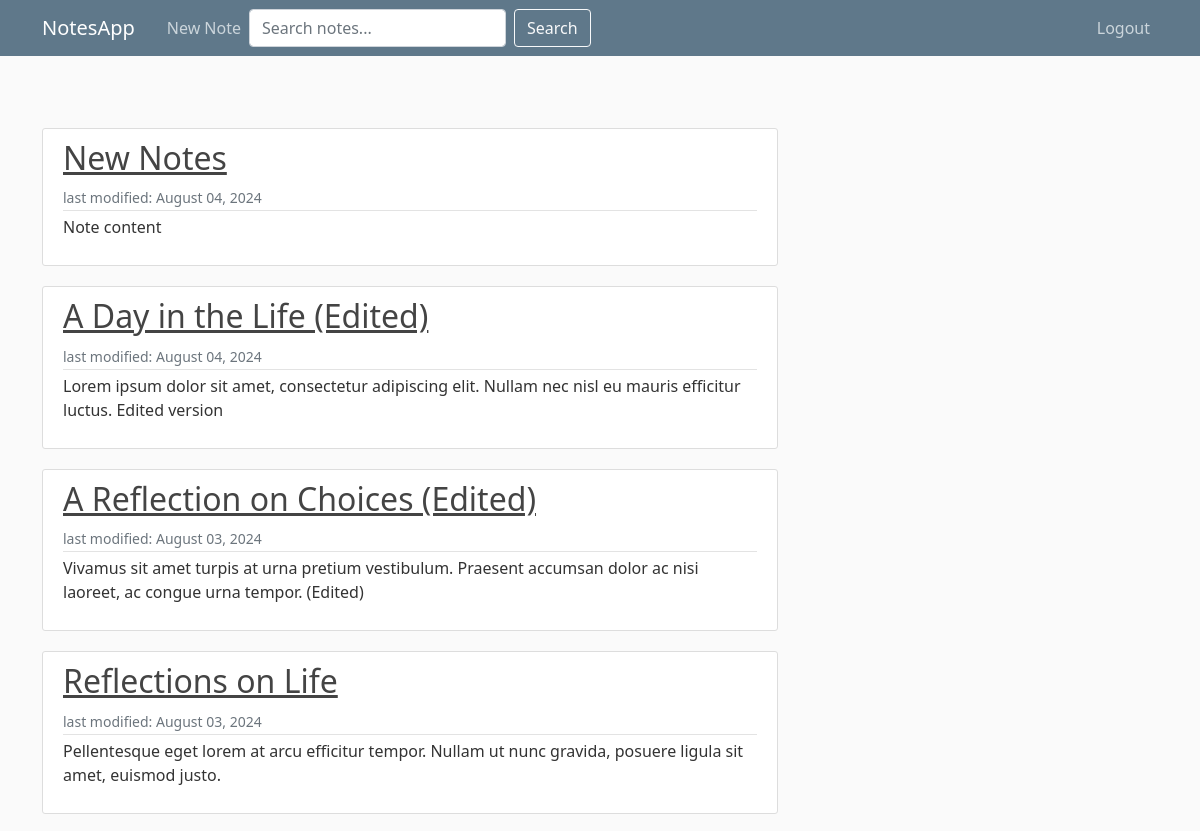
The app's page / (signed in, upper part), older data.
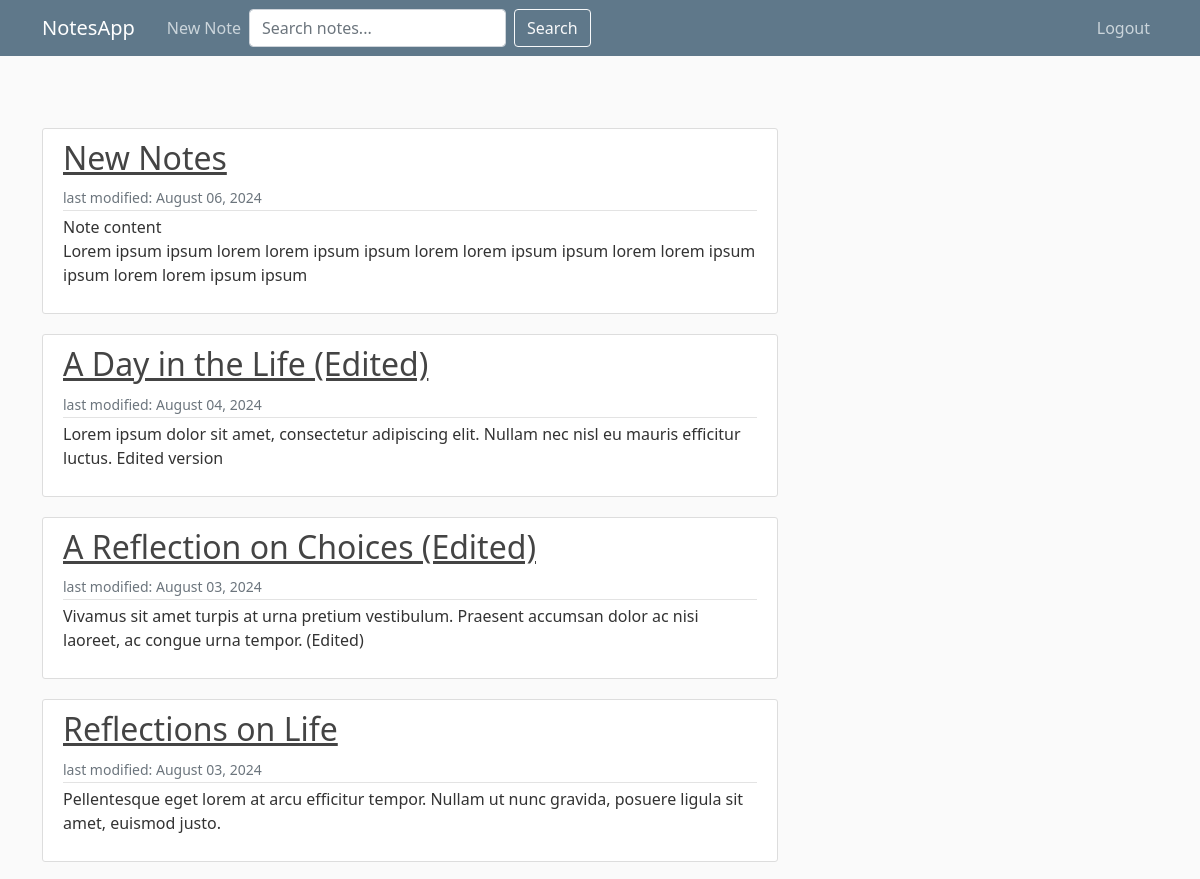
The same page, newer data.
### document/models.py (models this page shows, shortened)
class Note(models.Model):
    title = models.CharField(max_length=255)
    author = models.ForeignKey(User, on_delete=models.CASCADE, null=False)
    content = models.TextField(blank=True, null=True)
    created_at = models.DateTimeField(auto_now_add=True)
    modified_at = models.DateTimeField(auto_now=True)
    def __str__(self):
        return self.title
    class Meta:
        ordering = ('-modified_at',)

### document/views.py (the view)
# urls.py: path('', NoteListView.as_view(), name='note-list'),
class NoteListView(LoginRequiredMixin, ListView):
    model = Note
    template_name = 'document/note_home.html'
    context_object_name = 'notes'
    ordering = ['-modified_at']
    def get_queryset(self):
        return Note.objects.filter(author=self.request.user)

### document/templates/document/note_home.html (shortened to what this page needs)
{% extends "document/base.html" %}
{% block content %}
    {% for note in notes %}
        <article class="media content-section">
            <div class="media-body">
                <h2><a class="article-title" href="{% url 'note-detail' note.pk %}">{{ note.title }}</a></h2>
                <div class="article-metadata">
                    <small class="text-muted">last modified: {{ note.modified_at|date:"F d, Y" }}</small>
                </div>
                <p class="article-content">{{ note.content }}</p>
            </div>
        </article>
    {% endfor %}
{% endblock content%}
{% block scripts %}
                box.innerHTML += `<b>${note['name']}</b><br>`
{% endblock scripts %}

### document/templates/document/base.html (shortened to what this page needs)
{% load static %}
<!DOCTYPE html>
<html data-bs-theme="light">
<head>
    <link href="https://cdn.jsdelivr.net/npm/bootstrap@5.0.2/dist/css/bootstrap.min.css" rel="stylesheet">
    <link rel="stylesheet" type="text/css" href="{% static 'document/main.css' %}">
</head>
<body>
    <header class="site-header">
        <nav class="navbar navbar-expand-md navbar-dark bg-steel fixed-top">
            <div class="container">
                <a href="{% url 'note-list' %}" class="navbar-brand me-4">NotesApp</a>
                <div class="collapse navbar-collapse" id="navbarToggle">
                    <div class="navbar-nav me-auto">
                        <a class="nav-item nav-link" href="{% url 'note-create' %}">New Note</a>
                    </div>
                    <form class="d-flex">
                        <input class="form-control me-2" id="search_here" type="search" placeholder="Search notes..." aria-label="Search">
                        <button class="btn btn-outline-light" type="submit">Search</button>
                    </form>
                    <div class="navbar-nav">
                        <a class="nav-item nav-link" href="{% url 'logout' %}">Logout</a>
                    </div>
                </div>
            </div>
        </nav>
    </header>
    <main role="main" class="container mt-5 pt-5">
        <div class="row">
            <div class="col-md-8">
                {% block content %}{% endblock %}
            </div>
        </div>
    </main>
    {% block scripts %}{% endblock scripts %}
</body>
</html>

### document/static/document/main.css (style rules this page uses)
body { background: #fafafa; color: #333333; margin-top: 5rem; }
h1, h2, h3, h4, h5, h6 { color: #444444; }
.bg-steel { background-color: #5f788a; }
.site-header .navbar-nav .nav-link { color: #cbd5db; }
.content-section { background: #ffffff; padding: 10px 20px; border: 1px solid #dddddd; border-radius: 3px; margin-bottom: 20px; }
.article-title { color: #444444; }
.article-content { white-space: pre-line; }
.article-metadata { padding-bottom: 1px; margin-bottom: 4px; border-bottom: 1px solid #e3e3e3; }

Row changes from the older to the newer data that the page shows:
changed Note "New Notes": modified_at "August 04, 2024" → "August 06, 2024"; content "Note content" → "Note content Lorem ipsum ipsum lorem lorem ipsum ipsum lorem lorem ipsum ipsum lorem lorem ipsum ipsum lorem lorem ipsum ipsum"
